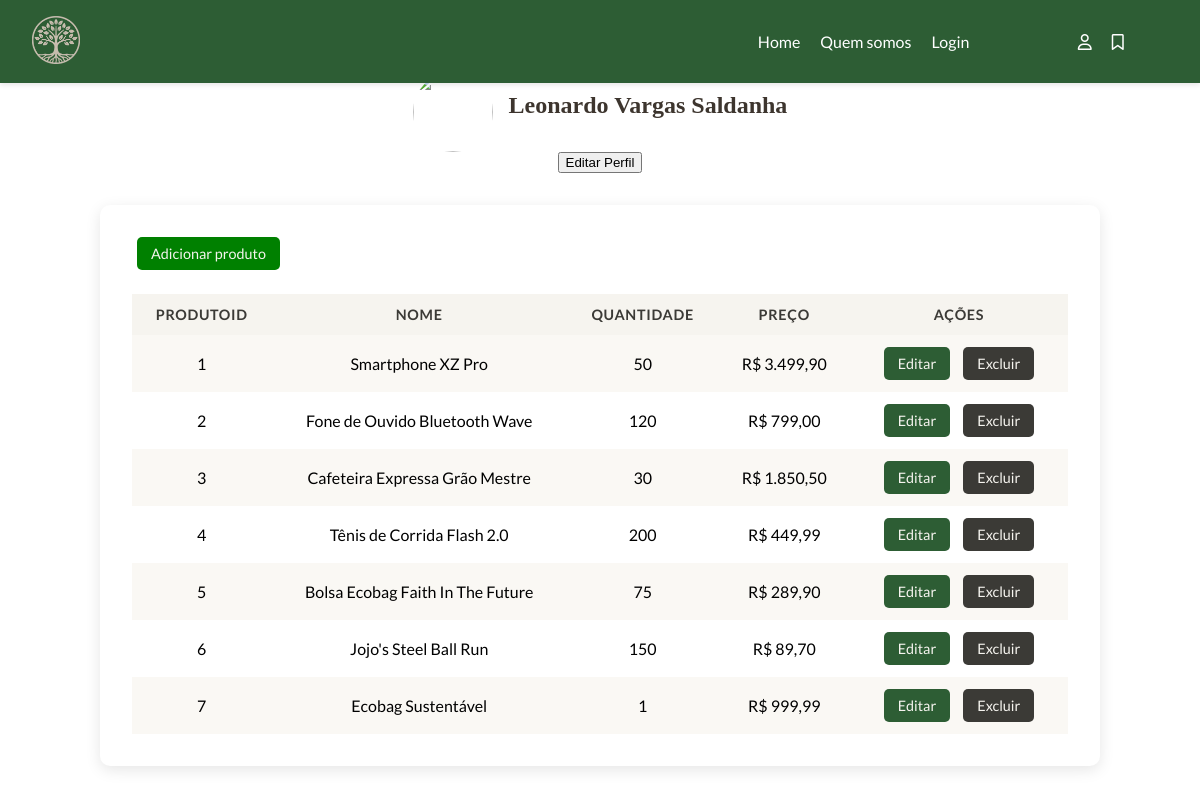
Page /perfil.php on the earlier database version.
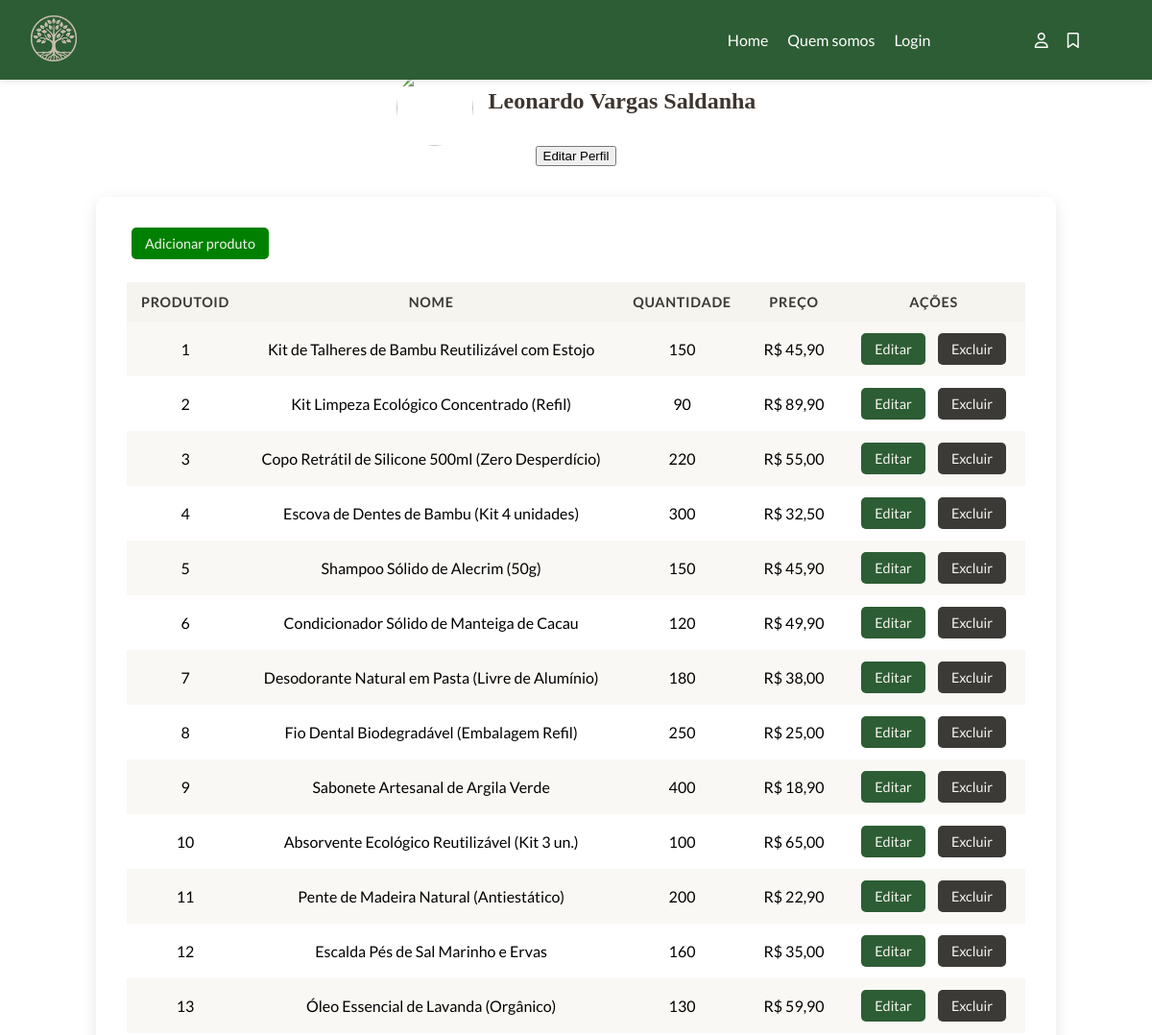
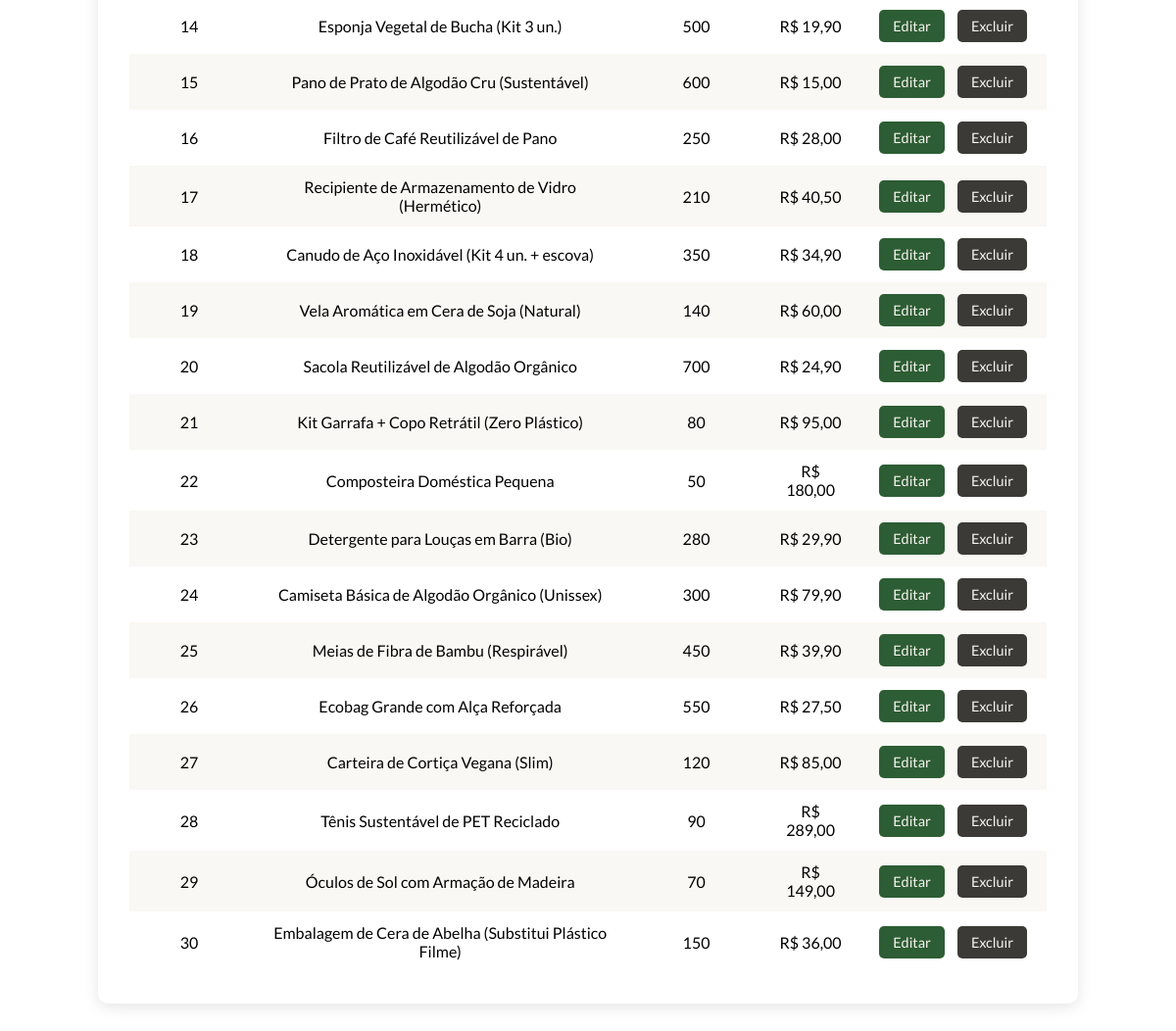
Same page on the later database version (2 pictures, top to bottom).
### tables this page shows
CREATE TABLE `produtos` (
  `ProdutoID` int(11) NOT NULL,
  `Nome` varchar(255) NOT NULL,
  `Descricao` text DEFAULT NULL,
  `Preco` decimal(10,2) NOT NULL,
  `Quantidade` int(11) NOT NULL,
  `Img` varchar(500) DEFAULT NULL
);

### perfil.php (the view, shortened to what this page needs)
<?php
include_once './include/conn.php';
include_once './include/head.php';
?>
<link rel="stylesheet" href="./assets/css/perfil.css">
<main>
<div class="perfil">
  <div class="foto-nome">
    <img class="img-perfil" src="https://gcomp.devpampa.com/fotos/times/time_759/jogadores/18268_1684415809422.png" alt="">
    <h2 class="nome">Leonardo Vargas Saldanha</h2>
  </div>
  <div>
    <button class="botao-perfil">Editar Perfil</button>
  </div>
</div>
  <div class="container">
    <a href="./salvar-produtos.php" class="btn btn-add">Adicionar produto</a>
    <table>
    <th>ProdutoID</th>
    <th>Nome</th>
    <th>Quantidade</th>
    <th>Preço</th>
    <th>Ações</th>
      <?php
        $sql = 'SELECT * FROM produtos;';
        $return = mysqli_query($conn, $sql);
        while($linha = mysqli_fetch_assoc($return)){
          echo '<tr id="'.$linha['ProdutoID'].'">
                  <td>'.$linha['ProdutoID'].'</td>
                  <td>'.$linha['Nome'].'</td>
                  <td>'.$linha['Quantidade'].'</td>
                  <td>'.'R$ '.number_format($linha['Preco'], 2, ',', '.').'</td>
                  <td>
                    <a href="./salvar-produtos.php?id='.$linha['ProdutoID'].'" class="btn btn-edit">Editar</a>
                    <a href="./act/produtos.php?id='.$linha['ProdutoID'].'&acao=excluir" class="btn btn-delete">Excluir</a>
                  </td>
                </tr>';
        }
        ?>
    </table>
  </div>
</main>
<?php
include_once './include/footer.php';
?>

### include/head.php (shortened to what this page needs)
<!DOCTYPE html>
<html lang="pt-br">
<head>
    <link rel="stylesheet" href="https://cdnjs.cloudflare.com/ajax/libs/font-awesome/6.5.0/css/all.min.css">
    <link rel="stylesheet" href="../src/assets/css/header.css">
</head>
<body>
    <header>
        <div class="logo-container">
            <a href="./index.php" id="link-para-home">
                <img src="./img/logo-branco.png" alt="" id="logo">
            </a>
        </div>
        <nav id="menu" >
            <div id="link-pags">
                <a href="./index.php">Home</a>
                <a href="../src/sobre-nos.php">Quem somos</a>
                <a href="../src/login-empresa.php">Login</a>
            </div>
            <div id="icones-menu">
                <a href="./perfil.php" class="avatar">
                    <i class="fa-regular fa-user"></i>
                </a>
                <a href="./produtos-salvos.php" class="avatar icone-salvar" title="Ver produtos salvos" aria-label="Ver produtos salvos">
                    <i class="fa-regular fa-bookmark"></i>
                </a>
            </div>
        </nav>
    </header>

### include/footer.php (shortened to what this page needs)
</body>
</html>

### assets/css/header.css (style rules this page uses)
* { box-sizing: border-box; }
:root { --fundo-principal: #F6F4EF; --fundo-card: #FFFFFF; --border: #D9D6CF; --shadow: rgba(0, 0, 0, 0.08); --verde-escuro: #2D5D34; --verde-medio: #4A7C4A; --verde-claro: #9CCC65; --verde-suave: #C8E6C9; --texto-principal: #3B3A36; --texto-secundario: #5A5A58; --texto-inativo: #9E9E9E; --acento-principal: var(--verde-escuro); --acento-secundario: var(--verde-medio); --aviso: #E57373; --sucesso: #81C784; --fundo-invertido: #2D5D34; --texto-invertido: #F6F4EF; }
header { padding: 1rem 2rem; display: flex; justify-content: space-between; align-items: center; gap: 50px; box-shadow: 0 2px 5px rgba(0, 0, 0, 0.1); position: fixed; top: 0; left: 0; width: 100%; z-index: 1000; font-family: 'Lato', sans-serif; color: var(--texto-invertido); background-color: var(--verde-escuro); }
nav#menu { display: flex; justify-content: space-around; align-items: center; width: 40%; }
nav#menu a { color: var(--fundo-card); text-decoration: none; font-weight: 500; transition: color 0.3s ease; font-family: "Lato", sans-serif; }
#logo { width: 3rem; height: 3rem; }
#link-pags { display: flex; justify-content: space-between; gap: 20px; margin-right: 20px; }
#icones-menu { display: flex; justify-content: space-between; gap: 20px; }

### assets/css/perfil.css (style rules this page uses)
* { box-sizing: border-box; }
:root { --fundo-principal: #F6F4EF; --fundo-card: #FFFFFF; --border: #D9D6CF; --shadow: rgba(0, 0, 0, 0.08); --verde-escuro: #2D5D34; --verde-medio: #4A7C4A; --verde-claro: #9CCC65; --verde-suave: #C8E6C9; --texto-principal: #3B3A36; --texto-secundario: #5A5A58; --texto-inativo: #9E9E9E; --acento-principal: var(--verde-escuro); --acento-secundario: var(--verde-medio); --aviso: #E57373; --sucesso: #81C784; --fundo-invertido: #2D5D34; --texto-invertido: #F6F4EF; }
main { padding: 2rem; display: flex; justify-content: center; align-items: flex-start; flex-wrap: wrap; min-height: calc(100vh - 80px); }
.container { max-width: 62.5rem; width: 95%; background-color: var(--fundo-card); padding: 2rem; border-radius: 10px; box-shadow: 0 4px 15px rgba(0, 0, 0, 0.1); box-sizing: border-box; }
table { width: 100%; border-collapse: collapse; margin-top: 1.5rem; text-align: center; }
th, td { padding: 12px 15px; border-bottom: 1px solid var(--neutro); font-family: "Lato", sans-serif; }
th { background-color: var(--fundo-principal); color: var(--texto-principal); font-weight: 700; text-transform: uppercase; font-size: 0.9rem; letter-spacing: 0.05em; border-bottom: 2px solid var(--neutro); }
tr:nth-child(even) { background-color: rgba(245, 241, 233, 0.5); }
td:last-child { text-align: center; white-space: nowrap; }
.btn { display: inline-block; padding: 8px 14px; border: none; border-radius: 5px; color: var(--fundo-principal); text-decoration: none; font-weight: 500; cursor: pointer; transition: background-color 0.3s ease, transform 0.2s ease; margin: 0 5px; font-family: "Lato", sans-serif; font-size: 0.9rem; }
.btn-edit { background-color: var(--acento-principal); }
.btn-add { background-color: green; }
.btn-delete { background-color: var(--texto-principal); }
.perfil { color: #3D352E; width: 95%; display: flex; flex-direction: column; align-items: center; justify-content: center; padding: 2rem; }
.img-perfil { border-radius: 100%; height: 5rem; width: 5rem; }
.foto-nome { display: flex; gap: 1rem; }

Differences in the rows shown:
changed produtos id 1: Nome "Smartphone XZ Pro" → "Kit de Talheres de Bambu Reutilizável com Estojo"; Quantidade "50" → "150"; Preco "3.499,90" → "45,90"
changed produtos id 2: Nome "Fone de Ouvido Bluetooth Wave" → "Kit Limpeza Ecológico Concentrado (Refil)"; Quantidade "120" → "90"; Preco "799,00" → "89,90"
changed produtos id 3: Nome "Cafeteira Expressa Grão Mestre" → "Copo Retrátil de Silicone 500ml (Zero Desperdício)"; Quantidade "30" → "220"; Preco "1.850,50" → "55,00"
changed produtos id 4: Nome "Tênis de Corrida Flash 2.0" → "Escova de Dentes de Bambu (Kit 4 unidades)"; Quantidade "200" → "300"; Preco "449,99" → "32,50"
changed produtos id 5: Nome "Bolsa Ecobag Faith In The Future" → "Shampoo Sólido de Alecrim (50g)"; Quantidade "75" → "150"; Preco "289,90" → "45,90"
changed produtos id 6: Nome "Jojo's Steel Ball Run" → "Condicionador Sólido de Manteiga de Cacau"; Quantidade "150" → "120"; Preco "89,70" → "49,90"
changed produtos id 7: Nome "Ecobag Sustentável" → "Desodorante Natural em Pasta (Livre de Alumínio)"; Quantidade "1" → "180"; Preco "999,99" → "38,00"
added produtos: ProdutoID "8", Nome "Fio Dental Biodegradável (Embalagem Refil)", Quantidade "250", Preco "25,00"
added produtos: ProdutoID "9", Nome "Sabonete Artesanal de Argila Verde", Quantidade "400", Preco "18,90"
added produtos: ProdutoID "10", Nome "Absorvente Ecológico Reutilizável (Kit 3 un.)", Quantidade "100", Preco "65,00"
added produtos: ProdutoID "11", Nome "Pente de Madeira Natural (Antiestático)", Quantidade "200", Preco "22,90"
added produtos: ProdutoID "12", Nome "Escalda Pés de Sal Marinho e Ervas", Quantidade "160", Preco "35,00"
added produtos: ProdutoID "13", Nome "Óleo Essencial de Lavanda (Orgânico)", Quantidade "130", Preco "59,90"
added produtos: ProdutoID "14", Nome "Esponja Vegetal de Bucha (Kit 3 un.)", Quantidade "500", Preco "19,90"
added produtos: ProdutoID "15", Nome "Pano de Prato de Algodão Cru (Sustentável)", Quantidade "600", Preco "15,00"
added produtos: ProdutoID "16", Nome "Filtro de Café Reutilizável de Pano", Quantidade "250", Preco "28,00"
added produtos: ProdutoID "17", Nome "Recipiente de Armazenamento de Vidro (Hermético)", Quantidade "210", Preco "40,50"
added produtos: ProdutoID "18", Nome "Canudo de Aço Inoxidável (Kit 4 un. + escova)", Quantidade "350", Preco "34,90"
added produtos: ProdutoID "19", Nome "Vela Aromática em Cera de Soja (Natural)", Quantidade "140", Preco "60,00"
added produtos: ProdutoID "20", Nome "Sacola Reutilizável de Algodão Orgânico", Quantidade "700", Preco "24,90"
added produtos: ProdutoID "21", Nome "Kit Garrafa + Copo Retrátil (Zero Plástico)", Quantidade "80", Preco "95,00"
added produtos: ProdutoID "22", Nome "Composteira Doméstica Pequena", Quantidade "50", Preco "180,00"
added produtos: ProdutoID "23", Nome "Detergente para Louças em Barra (Bio)", Quantidade "280", Preco "29,90"
added produtos: ProdutoID "24", Nome "Camiseta Básica de Algodão Orgânico (Unissex)", Quantidade "300", Preco "79,90"
added produtos: ProdutoID "25", Nome "Meias de Fibra de Bambu (Respirável)", Quantidade "450", Preco "39,90"
added produtos: ProdutoID "26", Nome "Ecobag Grande com Alça Reforçada", Quantidade "550", Preco "27,50"
added produtos: ProdutoID "27", Nome "Carteira de Cortiça Vegana (Slim)", Quantidade "120", Preco "85,00"
added produtos: ProdutoID "28", Nome "Tênis Sustentável de PET Reciclado", Quantidade "90", Preco "289,00"
added produtos: ProdutoID "29", Nome "Óculos de Sol com Armação de Madeira", Quantidade "70", Preco "149,00"
added produtos: ProdutoID "30", Nome "Embalagem de Cera de Abelha (Substitui Plástico Filme)", Quantidade "150", Preco "36,00"
